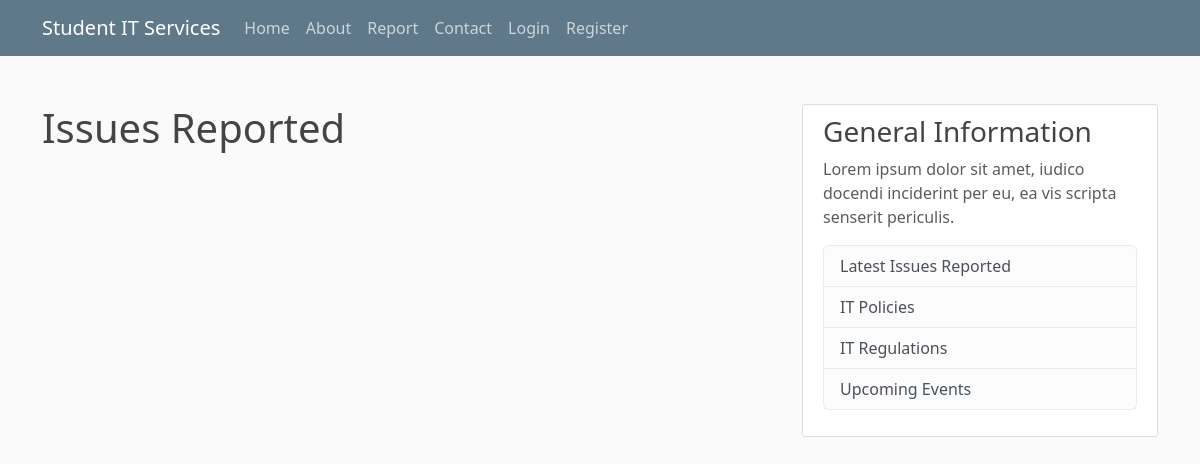
/report/, run on an earlier commit of the app's database.
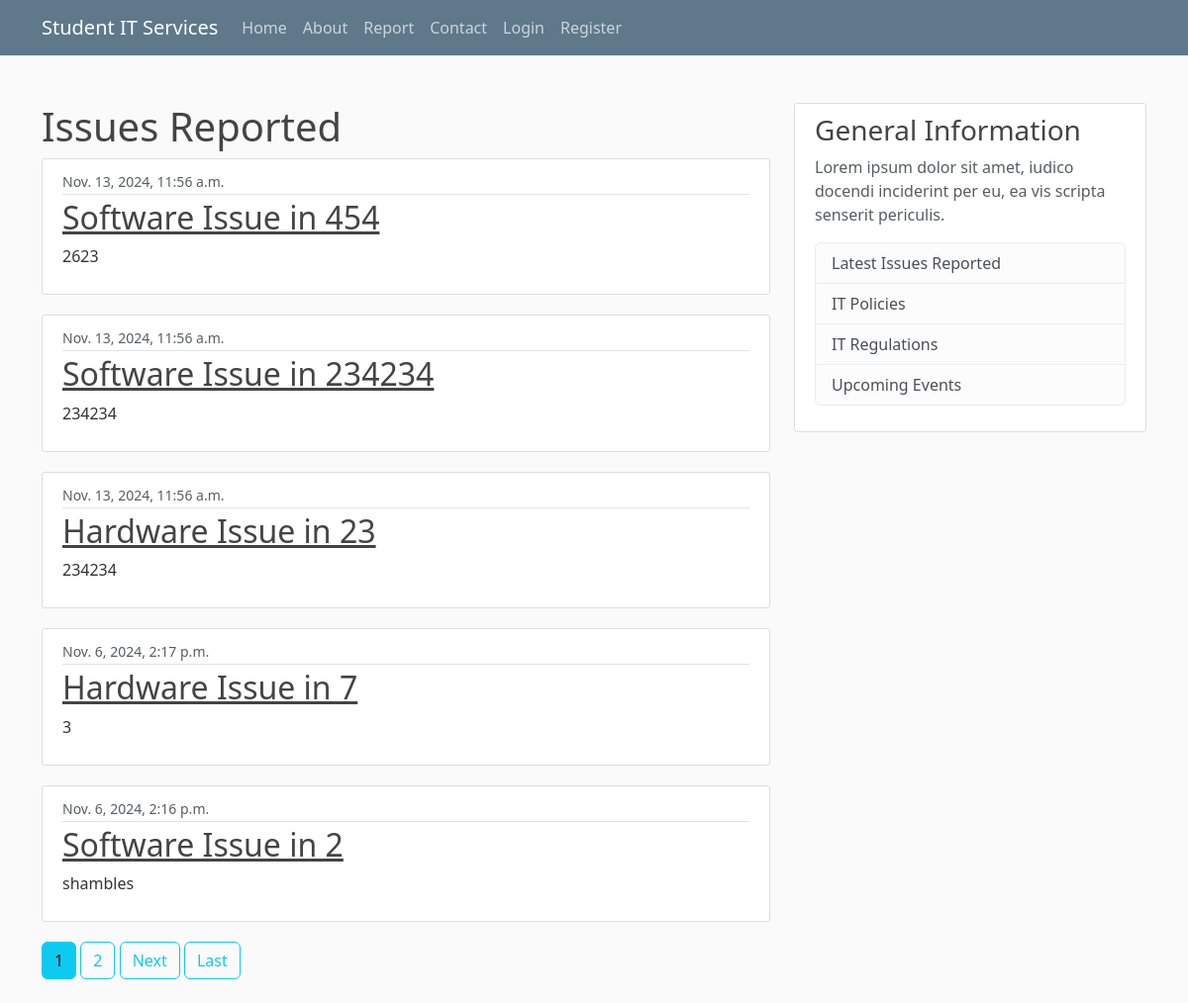
And on a later commit of the database.
### itreporting/models.py (models this page shows)
class Issue(models.Model):
    type = models.CharField(max_length=100, choices = [('Hardware', 'Hardware'), ('Software', 'Software')])
    room = models.CharField(max_length=100)
    urgent = models.BooleanField(default = False)
    details = models.TextField()
    date_submitted = models.DateTimeField(default=timezone.now)
    description = models.TextField()
    author = models.ForeignKey(User, related_name = 'issues', on_delete=models.CASCADE)
    def __str__(self):
        return f'{self.type} Issue in {self.room}'

### itreporting/views.py (the view)
# urls.py: path('report/', PostListView.as_view(), name = 'report'),
class PostListView(ListView):
    model = Issue
    ordering = ['-date_submitted']
    template_name = 'itreporting/report.html'
    context_object_name = 'issues'
    paginate_by = 5  # Optional pagination

### itreporting/templates/itreporting/report.html (shortened to what this page needs)
{% extends "itreporting/base.html" %}
{% block content %}
<h1>Issues Reported</h1>
{% for issue in issues %}
    <article class="media content-section">
        <div class="media-body">
            <div class="article-metadata">
                <small class="text-muted">{{ issue.date_submitted }}</small>
            </div>
            <h2><a class="article-title" href="{% url 'itreporting:issue-detail' issue.id %}">{{ issue }}</a></h2>
            <p class="article-content">{{ issue.details }}</p>
        </div>
    </article>
{% endfor %}
{% if is_paginated %}
{% for num in page_obj.paginator.page_range %}
{% if page_obj.number == num %}
    <a class="btn btn-info mb-4" href="?page={{num}}">{{num}}</a>
{% elif num > page_obj.number|add:'-3' and num < page_obj.number|add:'3' %}
    <a class="btn btn-outline-info mb-4" href="?page={{num}}">{{num}}</a>
{% endif %}
{% endfor %}
{% if page_obj.has_next %}
    <a class="btn btn-outline-info mb-4" href="?page={{page_obj.next_page_number}}">Next</a>
    <a class="btn btn-outline-info mb-4" href="?page={{page_obj.paginator.num_pages}}">Last</a>
{% endif %}
{% endif %}
{% endblock %}

### itreporting/templates/itreporting/base.html (shortened to what this page needs)
{% load static %}
<!DOCTYPE html>
<html>
<head>
    <link href="https://cdn.jsdelivr.net/npm/bootstrap@5.3.3/dist/css/bootstrap.min.css" rel="stylesheet"
>
    <link rel="stylesheet" type="text/css" href="{% static 'css/styles.css' %}" />
</head>
<body>
    <div class="container">
        <header class="site-header">
            <nav class="navbar navbar-expand-md navbar-dark bg-steel fixed-top">
                <div class="container">
                    <a class="navbar-brand mr-4" href="{% url 'itreporting:home' %}">Student IT Services</a>
                    <div class="collapse navbar-collapse" id="navbarToggle">
                        <div class="navbar-nav mr-auto">
                            <a class="nav-item nav-link" href="{% url 'itreporting:home' %}">Home</a>
                            <a class="nav-item nav-link" href="{% url 'itreporting:about' %}">About</a>
                            <a class="nav-item nav-link" href="/report/">Report</a>
                            <a class="nav-item nav-link" href="{% url 'itreporting:contact' %}">Contact</a>
                        </div>
                        <div class="navbar-nav">
                            {% if user.is_authenticated %}
                            <a class="nav-item nav-link" href="{% url 'itreporting:issue-create' %}">Report New Issue</a>
                            <a class="nav-item nav-link" href="/profile/">Profile</a>
                            <form method="post" id="frm_logout" action="/logout/"
                            style="display:inline;">
                            {% csrf_token %}
                            <button type="submit" class="nav-item nav-link"
                            style="background:none; border:none; cursor:pointer;">Logout</button>
                            </form>
                            {% else %}
                            <a class="nav-item nav-link" href="/login/">Login</a>
                            <a class="nav-item nav-link" href="/register/">Register</a>
                            {% endif %}
                            </div>
                    </div>
                </div>
            </nav>
        </header>
        <div class="row mt-5 pt-4">
            <div class="col-md-8">
                {% block content %}{% endblock %}
            </div>
            <div class="col-md-4">
                <div class="content-section">
                    <h3>General Information</h3>
                    <p class='text-muted'>
                        Lorem ipsum dolor sit amet, iudico docendi inciderint per eu, ea vis scripta senserit periculis.
                        <ul class="list-group">
                            <li class="list-group-item list-group-item-light">Latest Issues Reported</li>
                            <li class="list-group-item list-group-item-light">IT Policies</li>
                            <li class="list-group-item list-group-item-light">IT Regulations</li>
                            <li class="list-group-item list-group-item-light">Upcoming Events</li>
                        </ul>
                    </p>
                </div>
            </div>
        </div>
    </div>
</body>
</html>

### itreporting/static/css/styles.css (style rules this page uses)
body { background: #fafafa; color: #333333; margin-top: 5rem; }
h1, h2, h3, h4, h5, h6 { color: #444444; }
ul { margin: 0; }
.bg-steel { background-color: #5f788a; }
.site-header .navbar-nav .nav-link { color: #cbd5db; }
.content-section { background: #ffffff; padding: 10px 20px; border: 1px solid #dddddd; border-radius: 3px; margin-bottom: 20px; }
.article-title { color: #444444; }
.article-content { white-space: pre-line; }
.article-metadata { padding-bottom: 1px; margin-bottom: 4px; border-bottom: 1px solid #e3e3e3 }

What changed in the data, as far as the page shows it:
added Issue: date_submitted "Nov. 13, 2024, 11:56 a.m.", type+room "Software Issue in 454", details "2623"
added Issue: date_submitted "Nov. 13, 2024, 11:56 a.m.", type+room "Software Issue in 234234", details "234234"
added Issue: date_submitted "Nov. 13, 2024, 11:56 a.m.", type+room "Hardware Issue in 23", details "234234"
added Issue: date_submitted "Nov. 6, 2024, 2:17 p.m.", type+room "Hardware Issue in 7", details "3"
added Issue: date_submitted "Nov. 6, 2024, 2:16 p.m.", type+room "Software Issue in 2", details "shambles"
Also different on the page:
new list line: "1"
new list line: "2"
text now shown: "Next Last"
